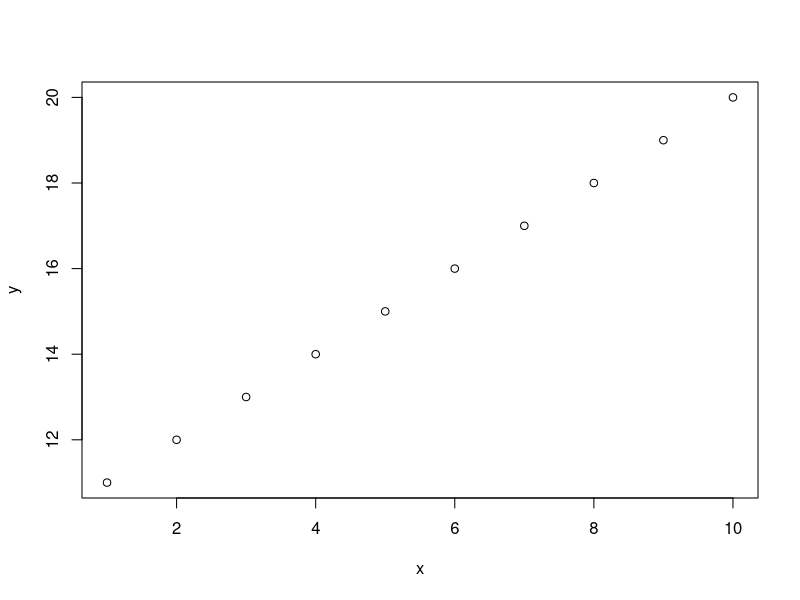

R code for this plot:
## ---- chunk 1

## ---- chunk 2
1 + 1
2 + 2
## ---- chunk 3
1 - 1
1 + 1
1 + 2
## ---- chunk 4
1 + 1 # addition
1 - 1 # subtraction
1 * 1 # multiplication
1 / 1 # division
## ---- chunk 5
?sum # or type the function in the 'Help' tab to see all documentation
## ---- chunk 6
sum(1, 2, 3, 4) 

# What is the function?
# What are the arguments? 
## ---- chunk 7
sum(1, 2, 3, NA, na.rm = TRUE) 

# What is the function? 
# What are the arguments? 
## ---- chunk 8
y <- 5 # this assigns 'y' as 5, but you will not see an output unless you call the assigned variable

y # if we call, 'y' we should see the output as '5'
## ---- chunk 9
y = 5 # this does the exact same thing, but use <- exclusively, except when working within a function 
## ---- chunk 10
y <- 4 # this reassigns 'x' as 4 and does NOT save the previous assignment, so be careful! 

# How can we confirm the change in variable assignment?
## ---- chunk 11
#3 <- 5 # you can't use any numerics in your assignment!
#3.dog <- 5 # you can't use any numerics in your assignment!
## ---- chunk 12
# You can assign larger pieces of data such as --

z <- 1 + 2 + 3 + 4 + 5 + 6 + 7 + 8
z
## ---- chunk 13
# Best practices recommend that you assign new variables after a modification, rather than overwriting previous variables. 

# For example -- 

x <- 4 # assign x as 4

x

y <- 2 # assign y as 2

y

xy <- x + y # Let's say we want to add x and y, we should name the output something different from our input values of 'x' or 'y'. 
xy
## ---- chunk 14
x <- 1 # this is a vector
x

y <- c(1, 3, 5 , 7) # we can also use the `c()` function, which stands for concatenate, to create a string of vectors 
y

z <- c(x, y) # `c()` can also concatenate multiple vectors
z
## ---- chunk 15
x <- 1:10
x
## ---- chunk 16
seq(from = 0, to = 10, by=2)

# are there other arguments we can use?

?seq
## ---- chunk 17
rep(1:3, times = 2) # repeats the sequence 1 to 3 twice 

rep(1:3, each = 2) # repeats each variable twice in the sequence of 1 to 3

rep(1:3, length.out = 10) # repeats the sequence 1:3 with a vector of length 10

x <- 1:5
rep(x, length.out = 10) # the input can also be a vector

# are there other arguments we can use? 
## ---- chunk 18
x <- c(1:10)
x

y <- c(1, 2, 1, 8, 3, 2, 4, 3, 1, 2)
y

x + y
x - y
x * y
x / y
## ---- chunk 19
x <- c(1:10)
y <- c(1,2)
x
y

x + y
x * y
## ---- chunk 20
length(x)
## ---- chunk 21
x <- c(1:10) # one dimensional vector

x[1] # first element of the vector

x[2] # second element

x[length(x)] # last element 

x[1:3] # first three elements

x[-1] # first element excluded

x[x < 5] # what does this do?

x < 5 # what is the difference between this line and the code above it? 
## ---- chunk 22
x <- seq(1:10)
x

y <- seq(11:20)

y <- x < 5
z <- x < 7
y
z

# List of logical operators:
# <, <= less than or less than or equal to
# >, >= greater than or greater than or equal to
# == for exact equality
# != for inequality
## ---- chunk 23
x <- c(1:10)
x
dim(x) # does not work for a vector, vectors are a one dimensional object

x <- matrix(1:10, nrow = 2, ncol = 5, byrow = T)
# two rows, 5 columns, fill from left to right by the rows 
x
dim(x) # works
## ---- chunk 24
x <- array(1:20, dim=c(4,5))
x
#dimensions function-> 4 rows and 5 columns
#array by default fills from top to bottom by column
## ---- chunk 25
a <- rep(0, times = 10)
a

b <- matrix(1:10, nrow = 2, ncol = 5, byrow = T)
b

c <- array(0, dim = c(3, 10))
c

# You can also use NA (Not Available) or NaN (Not a Number) to pre-fill data types
d <- rep(NaN, times = 10)
d
## ---- chunk 26
x
t(x)
## ---- chunk 27
dat <- data.frame(id = letters[1:10], x = seq(0, 0.9, by = 0.1), y = 1:10L, answer = c(TRUE, FALSE))

dat

str(dat)
## ---- chunk 28
dim(dat)

# How many rows and columns are there? 
## ---- chunk 29
# Take the value in the 1st row and 2nd column of dat, and store it in x
x <- dat[1, 2]
x

# Take the value in the 20th row and 4th column of dat, and store it in y
y <- dat[20, 4]
y
## ---- chunk 30
p <- dat[1:2, 1:2] # similar to when creating vectors, the : symbol tells are to start index 1 and go to index 2, this does not need to start 1

p
## ---- chunk 31
dat[c(1, 3, 5), c(2, 3, 4)]
## ---- chunk 32
# All columns from row 1
dat[1, ]

# All rows from column 4
dat[, 4]
## ---- chunk 33
abc <- letters[1:10]
b <- seq(0, 0.9, by = 0.1)
y <- 1:10
answer <- c(TRUE, FALSE)

new.list <- list(abc, b, y, answer)
new.list
str(new.list)

# Similar to subsetting in a data frame, you can isolate elements of a list with 
    # [[]] - within a given list
    # [] - within a given data type

new.list[[1]][1]
## ---- chunk 34
mat.new <- matrix(rnorm(50, 1:100), nrow = 5, ncol = 5, byrow = T)

mat.new

sum(mat.new[, 1])
sum(mat.new[, 2])
sum(mat.new[, 3])
sum(mat.new[, 4])
sum(mat.new[, 5])
# and so forth - is this the most efficient way to do something? 
## ---- chunk 35
x <- 1:10 # make a vector 

y <- rep(NaN, length(x))  # create an object y to hold the answer by repeating the number 0 into a vector of the same length as x (i.e., 9 slots)

for (i in 1:length(x)) { # for every number in the vector x, starting at the first variable
  y[i] <- x[i] + 5 # add five to it and store it in the vector y, our new values will overwrite y 
}

y
## ---- chunk 36
y <- x + 5
y
## ---- chunk 37
x <- 1:10

y <- rep(NaN, length(x) - 1) 
 
for (puppies in 1:length(x) - 1) {
  y[puppies] <- x[puppies] + x[puppies + 1] 
}

y
## ---- chunk 38
x <- c(1:10)

emptydat <- rep(NA, length(x))

for (i in 1:length(x)){
   emptydat[i] <- ifelse(x[i] > 5, "yes", "no")
}

emptydat
## ---- chunk 39
a<- (1:10)
b<- rep(NaN, times= length(a))
for (i in 1:length(a)){
   b[i] <- a[i]^3
}
b
## ---- chunk 40
c<- (1:10)
d<- rep(NaN, times= length(c))
for (i in 1:length(c)-1){
   d[i] <- c[i] + c[i+1]
}

## ---- chunk 41
vector.1<- seq(from=1, to=10, by=1)
vector.1
## ---- chunk 42
vector.2<- rep(NaN, times=10)
vector.2
## ---- chunk 43
vector.1 <- 1:10 
# store the vector (1,2,3,4,5,6,7,8,9,10) in the object vector.1

vector.1 
# print the object vector.1

vector.2 <- rep(NaN, times = length(vector.1)) 
# store in the object vector.2 a vector which repeats 'not a number' value as many times as the length of vector.1 

for(i in 1:length(vector.1)) { 
  vector.2[i] <- vector.1[i] + 1 
}
# for every value in vector.2 replace it with the equivalent place value in vector.1 plus one.

vector.2 
# print vector.2
## ---- chunk 44
# Use variable assignment to assign 10 as b and 1 as m
b <- 10
m <- 1

# Create a vector that ranges from 1 to 100 and name it 'x' using variable assignment. (2 pts)
####### x<- (1:100) #######



######################################

# Create a holding vector for 'y' using the rep() function that is of the same length as vector x, but populate this vector with NaN. (2 pts)
####### y<- rep(NaN, times= length(x)) #######




######################################

# Write out what each line below means in words:
for (i in 1:length(x)) { # WRITE YOUR ANSWER HERE (1pt)
  y[i] <- m * x[i] + b # replace the ith value of y with m times the ith value of x plus b (1pt)
}
y
# Print y (1 pt)
####### [1]  11  12  13  14  15  16  17  18  19  20  21  22  23  24  25  26  27  28  29  30  31  32  33  34  35  36  37  38  39  40  41  42  43  44  45  46  47  48  49  50  51  52  53  54  55  56  57  58  59  60  61  62  63  64  65  66  67  68  69  70  71  72  73  74  75  76   77  78  79  80  81  82  83  84  85  86  87  88  89  90  91  92  93  94  95  96  97  98 99 100 101 102 103 104 105 106 107 108 109 110 #######



######################################

# Use the plot function to plot y as a function of x 
plot(y~x)
## ---- chunk 45
# vector of values
fibseq <- c(0, 1, 1, 2, 3, 5, 8, 13, 21, 34)
length(fibseq)
# create a holding vector (1 pt)

holding<- rep(NaN, times=length(fibseq))
length(holding)

# write a for() loop (2 pts)
####### WRITE YOUR FOR() LOOP HERE ########

for (i in 1:length(fibseq)) { # WRITE YOUR ANSWER HERE (1pt)
  holding[i] <- sqrt(fibseq[i]) +2 # replace the ith value of y with m times the ith value of x plus b (1pt)
}

###########################################

# print the final vector (1 pt)
holding
